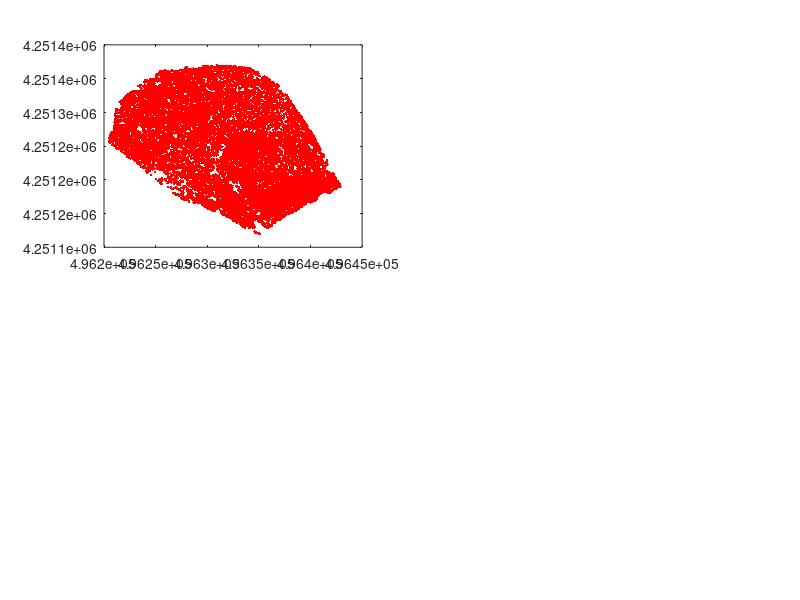

The MATLAB script that drew this image: (Note: this script raises an error after producing the figure.)
%Script to process and compute volume for lava flow
%JRA July 24, 2020
clc
%needs two separated point clouds:
% a fringing portion of the ground surface to project under the lava flow
% the flow itself

%the ascii files look like
% UTM easting     UTM northing      elevation  intensity  classification
% 496254.42187500 4251360.62109375 74.26000214 26.000000 2.000000
% 496255.27343750 4251361.30078125 74.01000214 53.000000 2.000000

%~~~~~~~~~~~~~~~~~~~~~~~~~~~~~~~~~~~~~~~~~~~~~~~~~~~~~~~~~~~~~~~~~~~~~~
%load the data
lavaflowdata=load('lavaflow.txt');
surroundingdata=load('surrounding.txt');
grid_resolution = 10; %resolution of the pixels for the interpolation
%~~~~~~~~~~~~~~~~~~~~~~~~~~~~~~~~~~~~~~~~~~~~~~~~~~~~~~~~~~~~~~~~~~~~~~

e_flow=lavaflowdata(:,1);
n_flow=lavaflowdata(:,2);
z_flow=lavaflowdata(:,3);

figure(1)
clf
subplot(2,2,1)
plot(e_flow,n_flow, 'r.')
hold on
k=boundary(e_flow,n_flow);
plot(e_flow(k),n_flow(k),'k-')

e_surround=surroundingdata(:,1);
n_surround=surroundingdata(:,2);
z_surround=surroundingdata(:,3);

plot(e_surround,n_surround, 'b.')
axis equal
xlabel('UTM easting (m)')
ylabel('UTM northing (m)')

%use surrounding to set the ranges
emax = max(e_surround);
emin = min(e_surround);
nmin = min(n_surround);
nmax = max(n_surround);

%grid on which to estimate the elevations
[xq,yq] = meshgrid(emin:grid_resolution:emax, nmin:grid_resolution:nmax);
plot(xq,yq,'k+')

%grid the surroudings
z_surrounding = griddata(e_surround,n_surround,z_surround,xq,yq);

subplot(2,2,2)
surfl(xq,yq,z_surrounding)
shading interp
colormap gray
lighting gouraud
material shiny
hold on
plot3(e_surround,n_surround, z_surround, 'b.')
axis equal
xlabel('UTM easting (m)')
ylabel('UTM northing (m)')
zlabel('elevation (m)')

%grid the flow
z_flow_interp = griddata(e_flow,n_flow,z_flow,xq,yq);

mesh(xq,yq,z_flow_interp, 'FaceAlpha','0.1')
hold on
plot3(e_flow,n_flow,z_flow, 'r.')
axis equal
xlabel('UTM easting (m)')
ylabel('UTM northing (m)')
zlabel('elevation (m)')

%flow thickness:
flowthickness = z_flow_interp-z_surrounding;
subplot(2,2,3)
imagesc(emin:grid_resolution:emax,nmin:grid_resolution:nmax,flowthickness>0)
hold on
plot(e_surround,n_surround, 'k.')
axis equal
xlabel('UTM easting (m)')
ylabel('UTM northing (m)')
subplot(2,2,4)
imagesc(emin:grid_resolution:emax,nmin:grid_resolution:nmax,flowthickness)
hold on
axis equal
xlabel('UTM easting (m)')
ylabel('UTM northing (m)')
colorbar
colormap summer

tf=flowthickness>0;
volume_of_each_column = flowthickness(tf).*grid_resolution.*grid_resolution;
volume_of_flow=cumsum(volume_of_each_column);
min_thick=min(min(flowthickness(tf)));
max_thick=max(max(flowthickness(tf)));
mean_thick=mean(flowthickness(tf),'all');
total_volume=volume_of_flow(length(volume_of_flow));

fprintf('min thickness %.1f m, mean thickness %.1f m, max thickness %.1f m, total volume = %.0f cubic m or %.1e cubic km\n', ...
    min_thick, mean_thick, max_thick, total_volume, total_volume./10^9)
flow_area = polyarea(e_flow(k),n_flow(k));
fprintf('flow area %.1f sq m so volume check area * mean thickness = %.0f cubic m\n', ...
    flow_area, flow_area.*mean_thick)
s=sprintf('min thickness %.1f m, mean thickness %.1f m, max thickness %.1f m, total volume = %.0f cubic m or %.1e cubic km\n flow area %.1f sq m so volume check area * mean thickness = %.0f cubic m', ...
    min_thick, mean_thick, max_thick, total_volume, total_volume./10^9,  flow_area, flow_area.*mean_thick);

subplot(2,2,1)
title(s)

print -dpng 'lava_flow_analysis.png'


